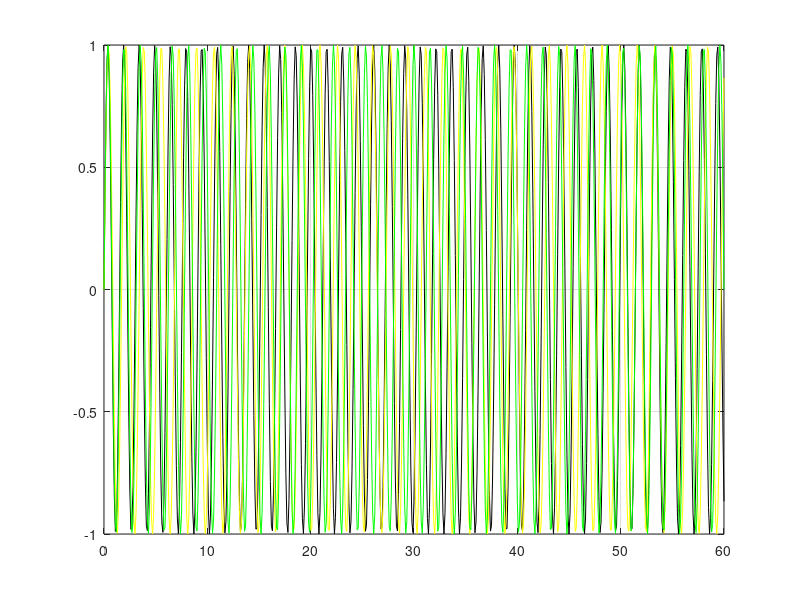

MATLAB code to generate this figure:

clc
clear all
close all
t=0:0.1:60;
plot(t,sind(238.*t),'k-')
hold on
plot(t,sind(211.*t),'y')
plot(t,sind(231.*t),'g')
grid on